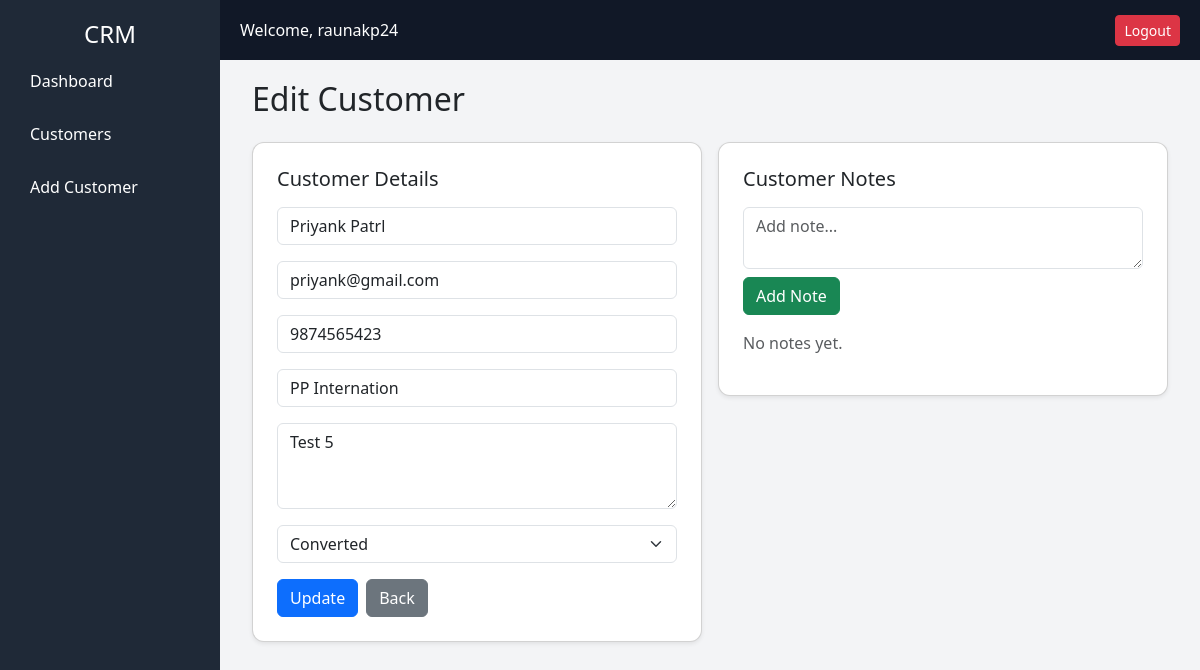
The app's page /edit_customer/6 (signed in), older data.
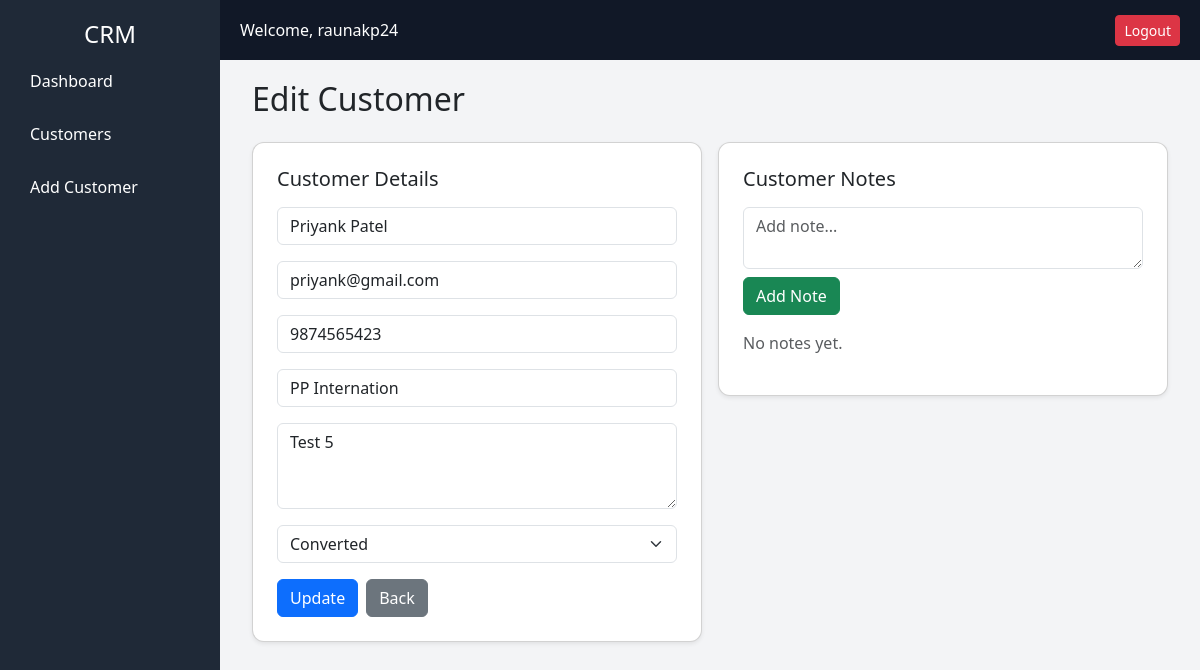
The same page, newer data.
### tables this page shows
CREATE TABLE customers (
            id INTEGER PRIMARY KEY AUTOINCREMENT,
            name TEXT,
            email TEXT,
            phone TEXT,
            company TEXT,
            notes TEXT,
            status TEXT
        );

### app.py (the view, shortened to what this page needs)
@app.route('/edit_customer/<int:id>', methods=['GET', 'POST'])
@login_required
def edit_customer(id):
    conn = get_db_connection()
    customer = conn.execute(
        'SELECT * FROM customers WHERE id = ?',
        (id,)
    ).fetchone()
    notes = conn.execute(
        'SELECT * FROM notes WHERE customer_id = ? ORDER BY created_at DESC',
        (id,)
    ).fetchall()
    conn.close()
    return render_template('edit_customer.html', customer=customer, notes=notes)

### app.py (called while the page is built)
def login_required(f):
    @wraps(f)
    def wrapper(*args, **kwargs):
        if 'user' not in session:
            return redirect('/login')
        return f(*args, **kwargs)
    return wrapper

def get_db_connection():
    conn = sqlite3.connect('database.db')
    conn.row_factory = sqlite3.Row
    return conn

### templates/edit_customer.html (shortened to what this page needs)
{% extends 'base.html' %}
{% block content %}
<div class="container-fluid">
    <h2 class="mb-4">Edit Customer</h2>
    <div class="row g-3">
        <div class="col-md-6">
            <div class="card p-4 shadow-sm" style="border-radius: 12px;">
                <h5 class="mb-3">Customer Details</h5>
                <form method="POST">
                    <div class="mb-3">
                        <input type="text" name="name" class="form-control"
                               value="{{ customer['name'] }}" placeholder="Name" required>
                    </div>
                    <div class="mb-3">
                        <input type="email" name="email" class="form-control"
                               value="{{ customer['email'] }}" placeholder="Email" required>
                    </div>
                    <div class="mb-3">
                        <input type="text" name="phone" class="form-control"
                               value="{{ customer['phone'] }}" placeholder="Phone">
                    </div>
                    <div class="mb-3">
                        <input type="text" name="company" class="form-control"
                               value="{{ customer['company'] }}" placeholder="Company">
                    </div>
                    <div class="mb-3">
                        <textarea name="notes" class="form-control" rows="3"
                                  placeholder="Notes">{{ customer['notes'] }}</textarea>
                    </div>
                    <div class="mb-3">
                        <select name="status" class="form-select">
                            <option value="Converted" {% if customer['status'] == 'Converted' %}selected{% endif %}>Converted</option>
                        </select>
                    </div>
                    <div class="d-flex gap-2">
                        <button class="btn btn-primary">Update</button>
                        <a href="/customers" class="btn btn-secondary">Back</a>
                    </div>
                </form>
            </div>
        </div>
        <div class="col-md-6">
            <div class="card p-4 shadow-sm" style="border-radius: 12px;">
                <h5 class="mb-3">Customer Notes</h5>
                <form method="POST" action="/add_note/{{ customer['id'] }}">
                    <textarea name="content" class="form-control mb-2"
                              placeholder="Add note..." rows="2"></textarea>
                    <button class="btn btn-success mb-3">Add Note</button>
                </form>
                {% if notes %}
                    <div class="list-group">
                        {% for note in notes %}
                            <div class="list-group-item">
                                <div>{{ note['content'] }}</div>
                                <small class="text-muted">{{ note['created_at'] }}</small>
                            </div>
                        {% endfor %}
                    </div>
                {% else %}
                    <p class="text-muted">No notes yet.</p>
                {% endif %}
            </div>
        </div>
    </div>
</div>
{% endblock %}

Row changes from the older to the newer data that the page shows:
changed customers "priyank@gmail.com": name "Priyank Patrl" → "Priyank Patel"
